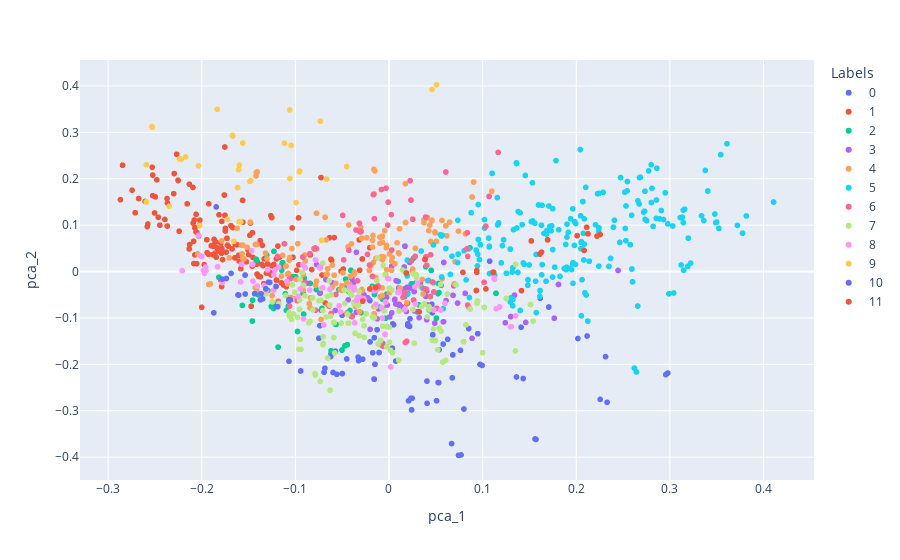

Here is the notebook cell this chart was saved with:
### Code cell
fig_clusters_after = px.scatter(asthma_after_covid, 
                 x="pca_1", 
                 y="pca_2", 
                 color="Labels",
                 hover_data=['title'])

fig_clusters_after.show()
